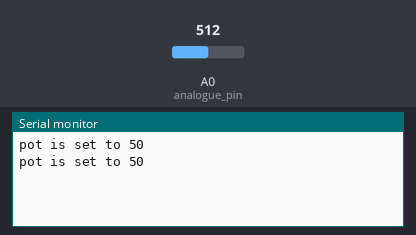
Bench run of a sketch on a simulated Arduino Uno, built with avr-gcc and run on an emulated ATmega328P. Parts: the last lines printed to the serial monitor. Inputs (shaded band) come from the test bench; at power-on: A0 (analogue_pin) = 512.

Above: at 1.3 s.
1.4 s: A0 (analogue_pin) set to 716
At 1.9 s:
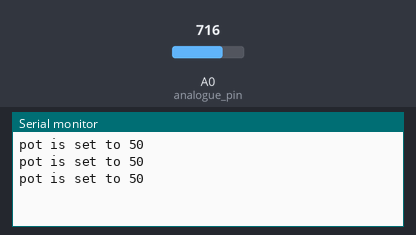
2.9 s: A0 (analogue_pin) set to 900
At 3.4 s:
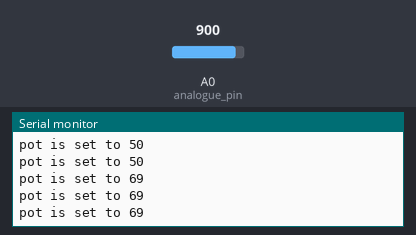
Timing chart, 0 to 5.9 s (numbered marks = the images above; inputs shaded):
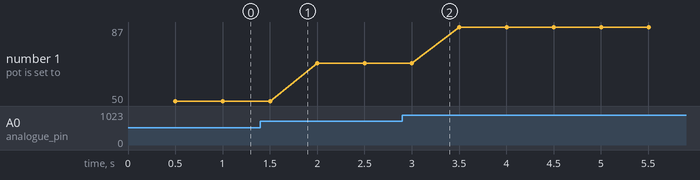

Measured:
- plotted number 1: 50 → 69 after the input at 1.4 s, 69 → 87 after the input at 2.9 s

The sketch:

_7053275_Arun_Kuttiyara_Varghese_Lab5_Task4.ino
```cpp
/*
  7053275_Arun_Kuttiyara_Varghese_Lab5_Task4
  Trimming analogue input value from 0-1023 to 0-100
  And typecasting the values to decimal
 */

// pin 14 have the capability to work with analogue signals.
int8_t analogue_pin = 14;
char sbuffer[100];

int 	trimPotVoltage;
float 	trimPotVoltage0_100; // we want to trim to 0-100 range
const	float x = 0.097751711;


// the setup routine runs once when you press reset:
void setup() {
 //enabling serial printing
 Serial.begin(9600);
}

//the loop routine runs over and over again forever:
void loop() {
  trimPotVoltage= analogRead(analogue_pin);
  trimPotVoltage0_100 = x*(float)trimPotVoltage; //scale 0-100
  //Serial.print(" The trimmed value is  ");
  //Serial.println(trimPotVoltage0_100);
  delay(500);
  sprintf(sbuffer,"pot is set to %d", (int )trimPotVoltage0_100);
  Serial.println(sbuffer);
}
```
